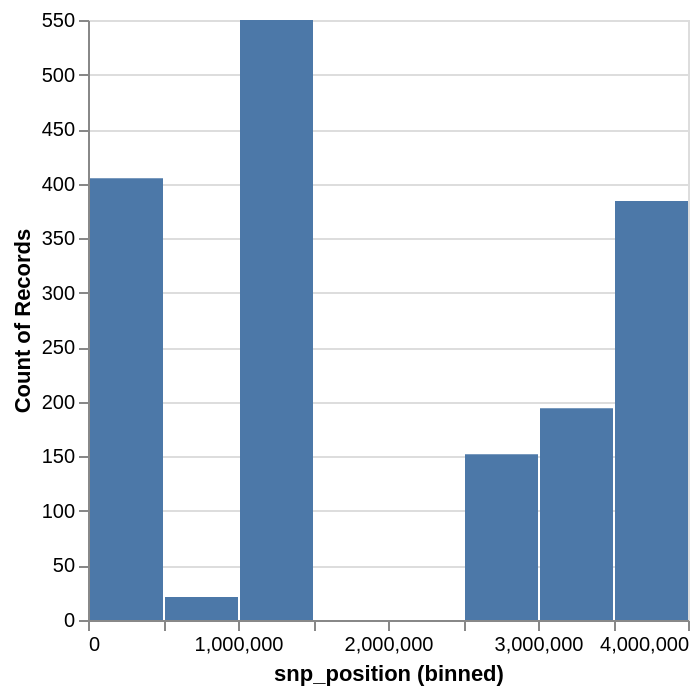

Notebook code for this chart:
### Code cell
'''
Need to discuss why snp positions are so spread...
'''
alt.Chart(merged).mark_bar().encode(
    x=alt.X('snp_position:Q', bin=True),
    y='count()'
)

### Figure 1 — Vega-Lite specification as saved in the notebook (floating-point values rounded to 4 significant figures; data arrays with more than 128 entries replaced by an {"elided": "..."} marker saying what was removed)
{"config": {"view": {"continuousWidth": 300, "continuousHeight": 300}}, "data": {"name": "data-fbc805da46453560db98b172423b5401"}, "mark": {"type": "bar"}, "encoding": {"x": {"bin": true, "field": "snp_position", "type": "quantitative"}, "y": {"aggregate": "count", "type": "quantitative"}}, "$schema": "https://vega.github.io/schema/vega-lite/v6.1.0.json", "datasets": {"data-fbc805da46453560db98b172423b5401": {"elided": "1706 records"}}}
